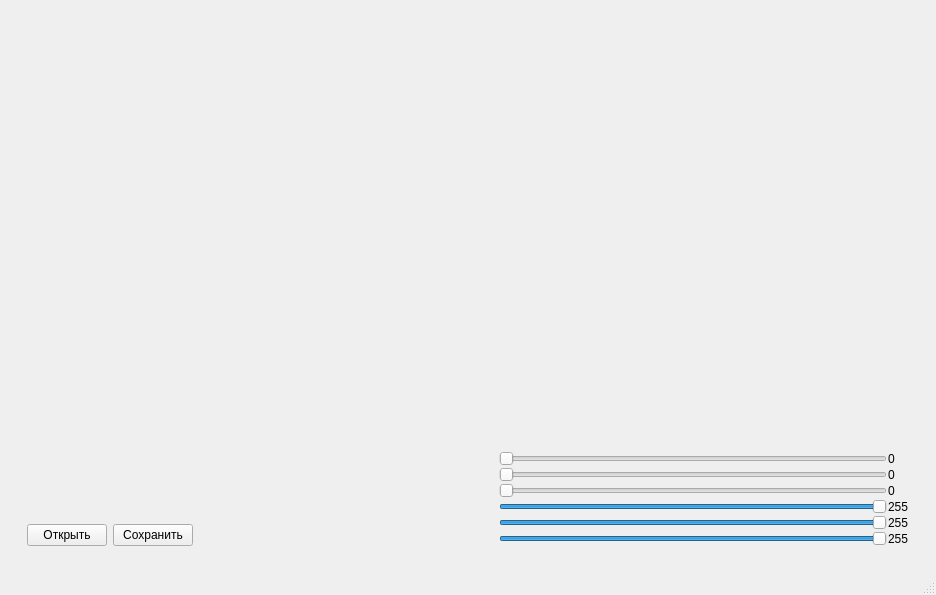
<?xml version="1.0" encoding="UTF-8"?>
<ui version="4.0">
 <class>MainWindow</class>
 <widget class="QMainWindow" name="MainWindow">
  <property name="geometry">
   <rect>
    <x>0</x>
    <y>0</y>
    <width>918</width>
    <height>595</height>
   </rect>
  </property>
  <property name="windowTitle">
   <string>MainWindow</string>
  </property>
  <widget class="QWidget" name="centralwidget">
   <layout class="QVBoxLayout" name="verticalLayout">
    <item>
     <widget class="QWidget" name="widget" native="true">
      <property name="sizePolicy">
       <sizepolicy hsizetype="Minimum" vsizetype="Minimum">
        <horstretch>0</horstretch>
        <verstretch>0</verstretch>
       </sizepolicy>
      </property>
      <property name="minimumSize">
       <size>
        <width>0</width>
        <height>260</height>
       </size>
      </property>
      <property name="baseSize">
       <size>
        <width>121</width>
        <height>220</height>
       </size>
      </property>
      <property name="layoutDirection">
       <enum>Qt::LeftToRight</enum>
      </property>
      <layout class="QVBoxLayout" name="verticalLayout_2">
       <item>
        <widget class="QLabel" name="label">
         <property name="sizePolicy">
          <sizepolicy hsizetype="Expanding" vsizetype="Expanding">
           <horstretch>0</horstretch>
           <verstretch>0</verstretch>
          </sizepolicy>
         </property>
         <property name="text">
          <string/>
         </property>
        </widget>
       </item>
       <item alignment="Qt::AlignRight|Qt::AlignBottom">
        <widget class="QWidget" name="widget_2" native="true">
         <property name="enabled">
          <bool>true</bool>
         </property>
         <property name="sizePolicy">
          <sizepolicy hsizetype="Fixed" vsizetype="Fixed">
           <horstretch>0</horstretch>
           <verstretch>0</verstretch>
          </sizepolicy>
         </property>
         <property name="minimumSize">
          <size>
           <width>900</width>
           <height>0</height>
          </size>
         </property>
         <property name="baseSize">
          <size>
           <width>0</width>
           <height>0</height>
          </size>
         </property>
         <layout class="QHBoxLayout" name="horizontalLayout">
          <item alignment="Qt::AlignLeft|Qt::AlignBottom">
           <widget class="QPushButton" name="pushButton_1">
            <property name="text">
             <string>Открыть</string>
            </property>
           </widget>
          </item>
          <item alignment="Qt::AlignLeft|Qt::AlignBottom">
           <widget class="QPushButton" name="pushButton_2">
            <property name="text">
             <string>Сохранить</string>
            </property>
           </widget>
          </item>
          <item>
           <spacer name="horizontalSpacer">
            <property name="orientation">
             <enum>Qt::Horizontal</enum>
            </property>
            <property name="sizeType">
             <enum>QSizePolicy::Fixed</enum>
            </property>
            <property name="sizeHint" stdset="0">
             <size>
              <width>300</width>
              <height>20</height>
             </size>
            </property>
           </spacer>
          </item>
          <item>
           <layout class="QHBoxLayout" name="horizontalLayout_1">
            <property name="spacing">
             <number>1</number>
            </property>
            <item>
             <layout class="QVBoxLayout" name="verticalLayout_1">
              <item>
               <widget class="QSlider" name="horizontalSlider_1">
                <property name="maximum">
                 <number>255</number>
                </property>
                <property name="orientation">
                 <enum>Qt::Horizontal</enum>
                </property>
               </widget>
              </item>
              <item>
               <widget class="QSlider" name="horizontalSlider_2">
                <property name="maximum">
                 <number>255</number>
                </property>
                <property name="orientation">
                 <enum>Qt::Horizontal</enum>
                </property>
               </widget>
              </item>
              <item>
               <widget class="QSlider" name="horizontalSlider_3">
                <property name="maximum">
                 <number>255</number>
                </property>
                <property name="orientation">
                 <enum>Qt::Horizontal</enum>
                </property>
               </widget>
              </item>
              <item>
               <widget class="QSlider" name="horizontalSlider_4">
                <property name="maximum">
                 <number>255</number>
                </property>
                <property name="value">
                 <number>255</number>
                </property>
                <property name="orientation">
                 <enum>Qt::Horizontal</enum>
                </property>
               </widget>
              </item>
              <item>
               <widget class="QSlider" name="horizontalSlider_5">
                <property name="maximum">
                 <number>255</number>
                </property>
                <property name="value">
                 <number>255</number>
                </property>
                <property name="orientation">
                 <enum>Qt::Horizontal</enum>
                </property>
               </widget>
              </item>
              <item>
               <widget class="QSlider" name="horizontalSlider_6">
                <property name="maximum">
                 <number>255</number>
                </property>
                <property name="value">
                 <number>255</number>
                </property>
                <property name="orientation">
                 <enum>Qt::Horizontal</enum>
                </property>
               </widget>
              </item>
             </layout>
            </item>
            <item>
             <layout class="QVBoxLayout" name="verticalLayout_3">
              <item>
               <widget class="QLabel" name="label_1">
                <property name="text">
                 <string>0</string>
                </property>
               </widget>
              </item>
              <item>
               <widget class="QLabel" name="label_2">
                <property name="text">
                 <string>0</string>
                </property>
               </widget>
              </item>
              <item>
               <widget class="QLabel" name="label_3">
                <property name="text">
                 <string>0</string>
                </property>
               </widget>
              </item>
              <item>
               <widget class="QLabel" name="label_4">
                <property name="text">
                 <string>255</string>
                </property>
               </widget>
              </item>
              <item>
               <widget class="QLabel" name="label_5">
                <property name="text">
                 <string>255</string>
                </property>
               </widget>
              </item>
              <item>
               <widget class="QLabel" name="label_6">
                <property name="text">
                 <string>255</string>
                </property>
               </widget>
              </item>
             </layout>
            </item>
           </layout>
          </item>
         </layout>
        </widget>
       </item>
      </layout>
     </widget>
    </item>
   </layout>
  </widget>
  <widget class="QMenuBar" name="menubar">
   <property name="geometry">
    <rect>
     <x>0</x>
     <y>0</y>
     <width>918</width>
     <height>27</height>
    </rect>
   </property>
  </widget>
  <widget class="QStatusBar" name="statusbar"/>
 </widget>
 <resources/>
 <connections/>
</ui>
